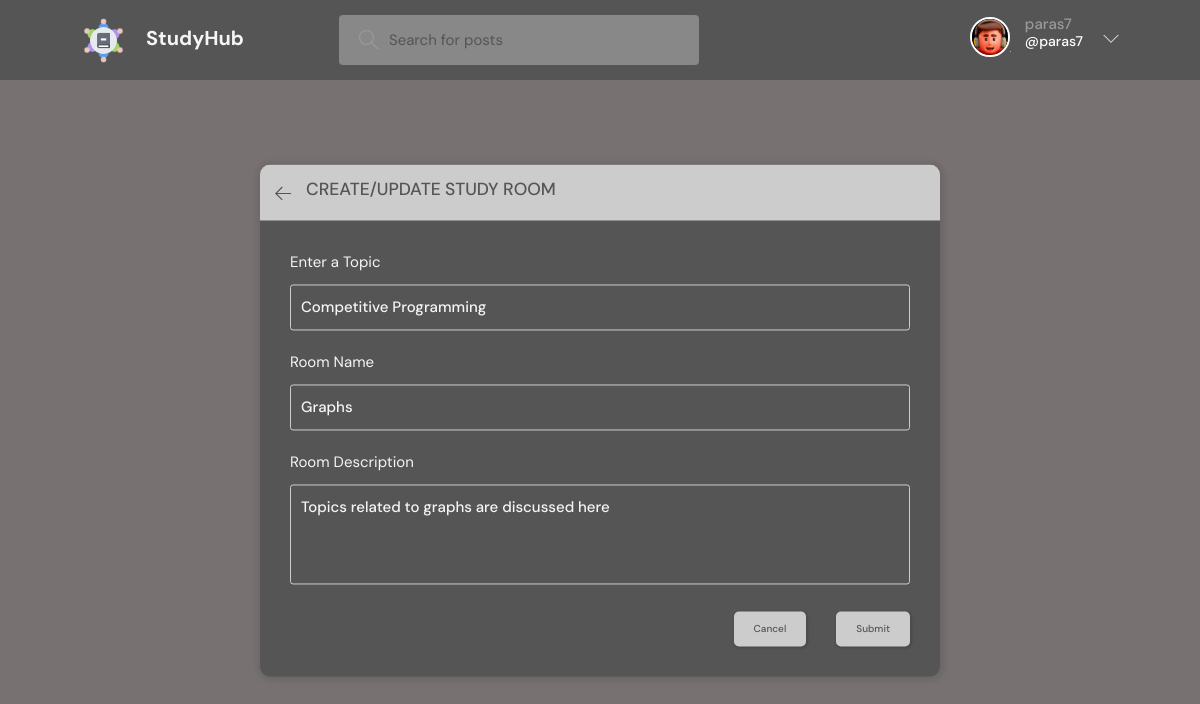
Page /update-room/2/ (signed in) on the committed database.
### base/models.py (models this page shows, shortened)
class User(AbstractUser):
    name = models.CharField(max_length=200, null=True)
    email = models.EmailField(unique=True, null=True)
    bio = models.TextField(null=True)
    avatar = models.ImageField(null=True, default="avatar.svg")
    USERNAME_FIELD = 'email'
    REQUIRED_FIELDS = []

class Room(models.Model):
    host = models.ForeignKey(User, on_delete=models.SET_NULL, null=True)
    topic = models.ForeignKey(Topic, on_delete=models.SET_NULL, null=True)
    name = models.CharField(max_length=200)
    description = models.TextField(null=True, blank=True)
    participants = models.ManyToManyField(
        User, related_name='participants', blank=True)
    updated = models.DateTimeField(auto_now=True)
    created = models.DateTimeField(auto_now_add=True)
    class Meta:
        ordering = ['-updated', '-created']

class Topic(models.Model):
    name = models.CharField(max_length=200)

### base/views.py (the view, shortened to what this page needs)
# urls.py: path('update-room/<str:pk>/', views.updateRoom, name="update-room"),
@login_required(login_url='login')
def updateRoom(request, pk):
    room = Room.objects.get(id=pk)
    form = RoomForm(instance=room)
    topics = Topic.objects.all()
    if request.user != room.host:
        return HttpResponse('Your are not allowed here!!')
    context = {'form': form, 'topics': topics, 'room': room}
    return render(request, 'base/room_form.html', context)

### base/forms.py
class RoomForm(ModelForm):
    class Meta:
        model = Room
        fields = '__all__'
        exclude = ['host', 'participants']

### base/templates/base/room_form.html (shortened to what this page needs)
{% extends 'main.html' %}
{% block content %}
<main class="create-room layout">
  <div class="container">
    <div class="layout__box">
      <div class="layout__boxHeader">
        <div class="layout__boxTitle">
          <a href="{{request.META.HTTP_REFERER}}">
            <svg version="1.1" xmlns="http://www.w3.org/2000/svg" width="32" height="32" viewBox="0 0 32 32">
              <title>arrow-left</title>
              <path
                d="M13.723 2.286l-13.723 13.714 13.719 13.714 1.616-1.611-10.96-10.96h27.625v-2.286h-27.625l10.965-10.965-1.616-1.607z">
              </path>
            </svg>
          </a>
          <h3>Create/Update Study Room</h3>
        </div>
      </div>
      <div class="layout__body">
        <form class="form" action="" method="POST">
          <div class="form__group">
            <label for="room_topic">Enter a Topic</label>
            <input required type="text" value="{{room.topic.name}}" name="topic" list="topic-list" />
          </div>
          <div class="form__group">
            <label for="room_name">Room Name</label>
            {{form.name}}
          </div>
          <div class="form__group">
            <label for="room_description">Room Description</label>
            {{form.description}}
          </div>
          <div class="form__action">
            <a class="btn btn--dark" href="{{request.META.HTTP_REFERER}}">Cancel</a>
            <button class="btn btn--main" type="submit">Submit</button>
          </div>
        </form>
      </div>
    </div>
  </div>
</main>
{% endblock content %}

### templates/navbar.html (shortened to what this page needs)
{% load static %}
<header class="header header--loggedIn  nvbar">
    <div class="container">
        <a href="{% url 'home' %}" class="header__logo">
            <img src="{% static 'images/logo.png' %}" />
            <h1>StudyHub</h1>
        </a>
        <form class="header__search" method="GET" action="{% url 'home' %}">
            <label>
                <input name="q" placeholder="Search for posts" value="{{cur_srch}}"/>
            </label>
        </form>
        <nav class="header__menu">
            {% if request.user.is_authenticated %}
            <div class="header__user">
                <a href="{% url 'user-profile' request.user.id %}">
                    <div class="avatar avatar--medium active">
                        <img src="{{request.user.avatar.url}}" />
                    </div>
                    <p>{{request.user.username}} <span>@{{request.user.username}}</span></p>
                </a>
                <button class="dropdown-button">
                    <svg version="1.1" xmlns="http://www.w3.org/2000/svg" width="32" height="32" viewBox="0 0 32 32">
                        <title>chevron-down</title>
                        <path d="M16 21l-13-13h-3l16 16 16-16h-3l-13 13z"></path>
                    </svg>
                </button>
            </div>
            {% else %}
            <a href="{% url 'login' %}">
                <img src="{% static 'images/avatar.svg' %}" />
                <p>Login</p>
            </a>
            {% endif %}
        </nav>
    </div>
</header>

### rows in the picture
User: user.avatar (picture), user.username "paras7"
Room: topic "Competitive Programming", name "Graphs", description "Topics related to graphs are discussed here"
